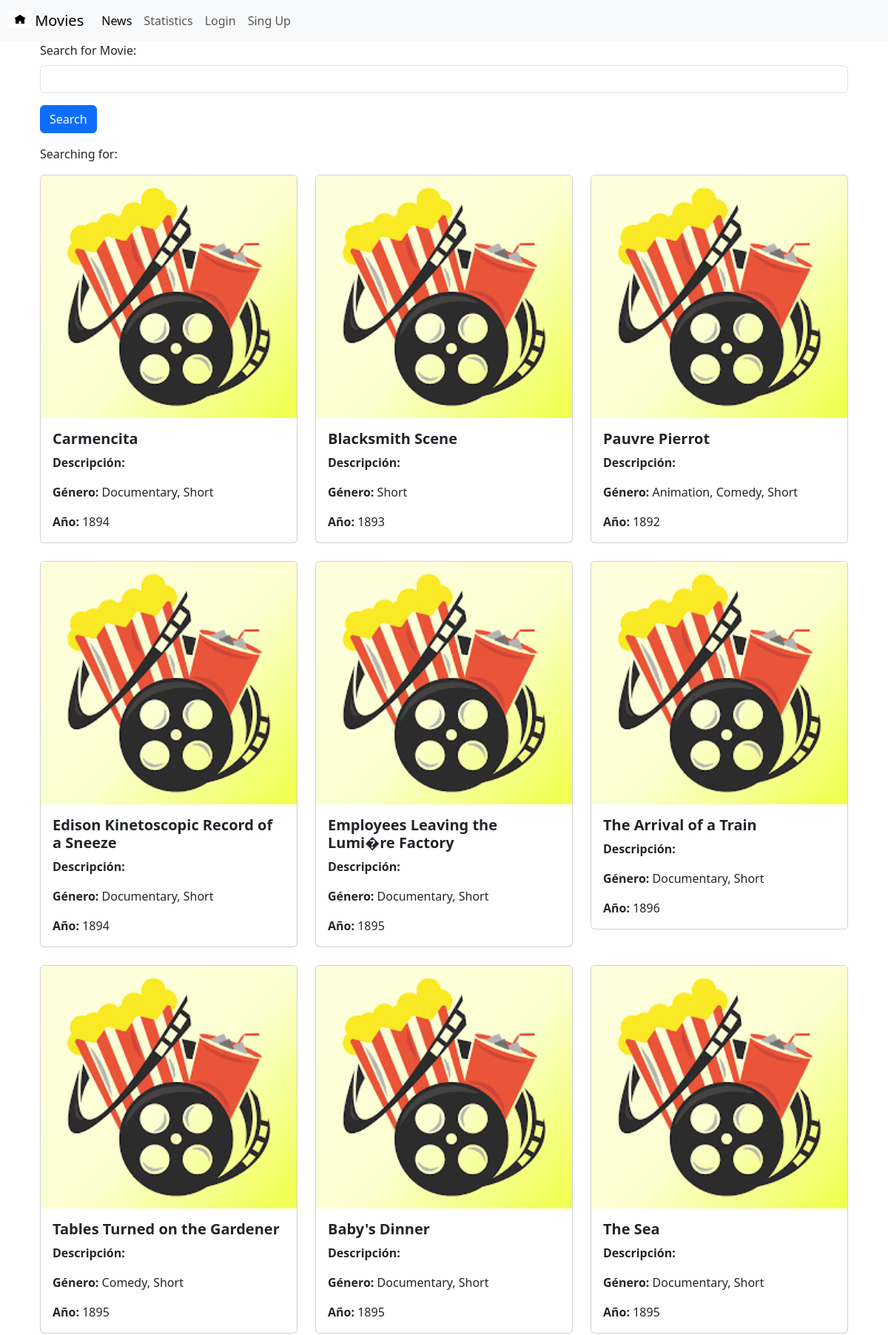
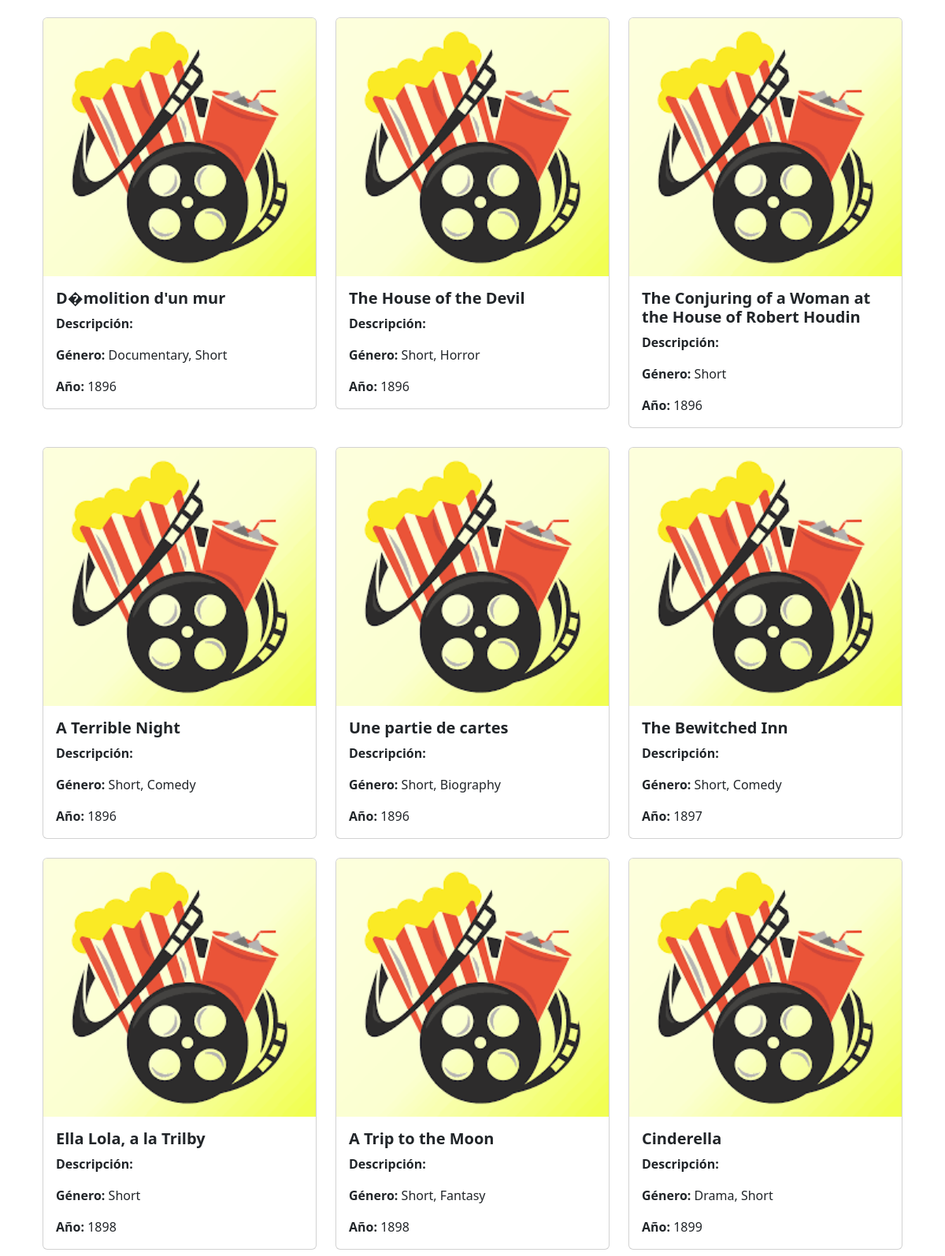
The page / (upper part) on the database its author committed (2 pictures, top to bottom).
### movie/models.py (models this page shows, shortened)
class Movie(models.Model):
    title= models.CharField(max_length=100)
    description= models.CharField(max_length=250)
    image= models.ImageField(upload_to='movie/imagenes/')
    url=models.URLField(blank=True)
    genre=models.CharField(blank=True, max_length=250)
    year= models.IntegerField(blank=True, null=True)

### movie/views.py (the view)
# urls.py: 2. Add a URL to urlpatterns:  path('', views.home, name='home')
def home(request):
    searchTerm = request.GET.get('searchMovie')
    if searchTerm:
        movies = Movie.objects.filter(title__icontains=searchTerm)
    else:
        movies = Movie.objects.all()
    return render(request, 'home.html', {'searchTerm': searchTerm, 'movies': movies})

### movie/templates/home.html (shortened to what this page needs)
{% extends 'base.html' %}
{% block content %}
<head>
    <link href="https://cdn.jsdelivr.net/npm/bootstrap@5.3.3/dist/css/bootstrap.min.css" rel="stylesheet">
</head>
<div class="container">
    <form action="">
        <div class="mb-3">
            <label for="searchMovie" class="form-label">
                Search for Movie:
            </label>
            <input type="text" class="form-control" name="searchMovie"/>
        </div>
        <button type="submit" class="btn btn-primary">Search</button>
    </form>
    <p>Searching for: {{ searchQuery }}</p>
    <div class="row row-cols-1 row-cols-md-3 g-4">
        {% for movie in movies %}
        <div class="col">
            <div class="card">
                <img class="card-img-top" src="{{ movie.image.url }}" alt="{{ movie.title }}">
                <div class="card-body">
                    <h5 class="card-title fw-bold">{{ movie.title }}</h5>
                    <p class="card-text"><strong>Descripción:</strong> {{ movie.description }}</p>
                    <p class="card-text"><strong>Género:</strong> {{ movie.genre }}</p>
                    <p class="card-text"><strong>Año:</strong> {{ movie.year }}</p>
                </div>
            </div>
        </div>
        {% endfor %}
    </div>
    <br />
    <br />
</div>
    {% endblock content %}

### rows shown on the page
Movie: image (placeholder picture), title "Carmencita", genre "Documentary, Short", year "1894"
Movie: image (placeholder picture), title "Blacksmith Scene", genre "Short", year "1893"
Movie: image (placeholder picture), title "Pauvre Pierrot", genre "Animation, Comedy, Short", year "1892"
Movie: image (placeholder picture), title "Edison Kinetoscopic Record of a Sneeze", genre "Documentary, Short", year "1894"
Movie: image (placeholder picture), title "Employees Leaving the Lumi�re Factory", genre "Documentary, Short", year "1895"
Movie: image (placeholder picture), title "The Arrival of a Train", genre "Documentary, Short", year "1896"
Movie: image (placeholder picture), title "Tables Turned on the Gardener", genre "Comedy, Short", year "1895"
Movie: image (placeholder picture), title "Baby's Dinner", genre "Documentary, Short", year "1895"
Movie: image (placeholder picture), title "The Sea", genre "Documentary, Short", year "1895"
Movie: image (placeholder picture), title "D�molition d'un mur", genre "Documentary, Short", year "1896"
Movie: image (placeholder picture), title "The House of the Devil", genre "Short, Horror", year "1896"
Movie: image (placeholder picture), title "The Conjuring of a Woman at the House of Robert Houdin", genre "Short", year "1896"
Movie: image (placeholder picture), title "A Terrible Night", genre "Short, Comedy", year "1896"
Movie: image (placeholder picture), title "Une partie de cartes", genre "Short, Biography", year "1896"
Movie: image (placeholder picture), title "The Bewitched Inn", genre "Short, Comedy", year "1897"
Movie: image (placeholder picture), title "Ella Lola, a la Trilby", genre "Short", year "1898"
Movie: image (placeholder picture), title "A Trip to the Moon", genre "Short, Fantasy", year "1898"
Movie: image (placeholder picture), title "Cinderella", genre "Drama, Short", year "1899"
